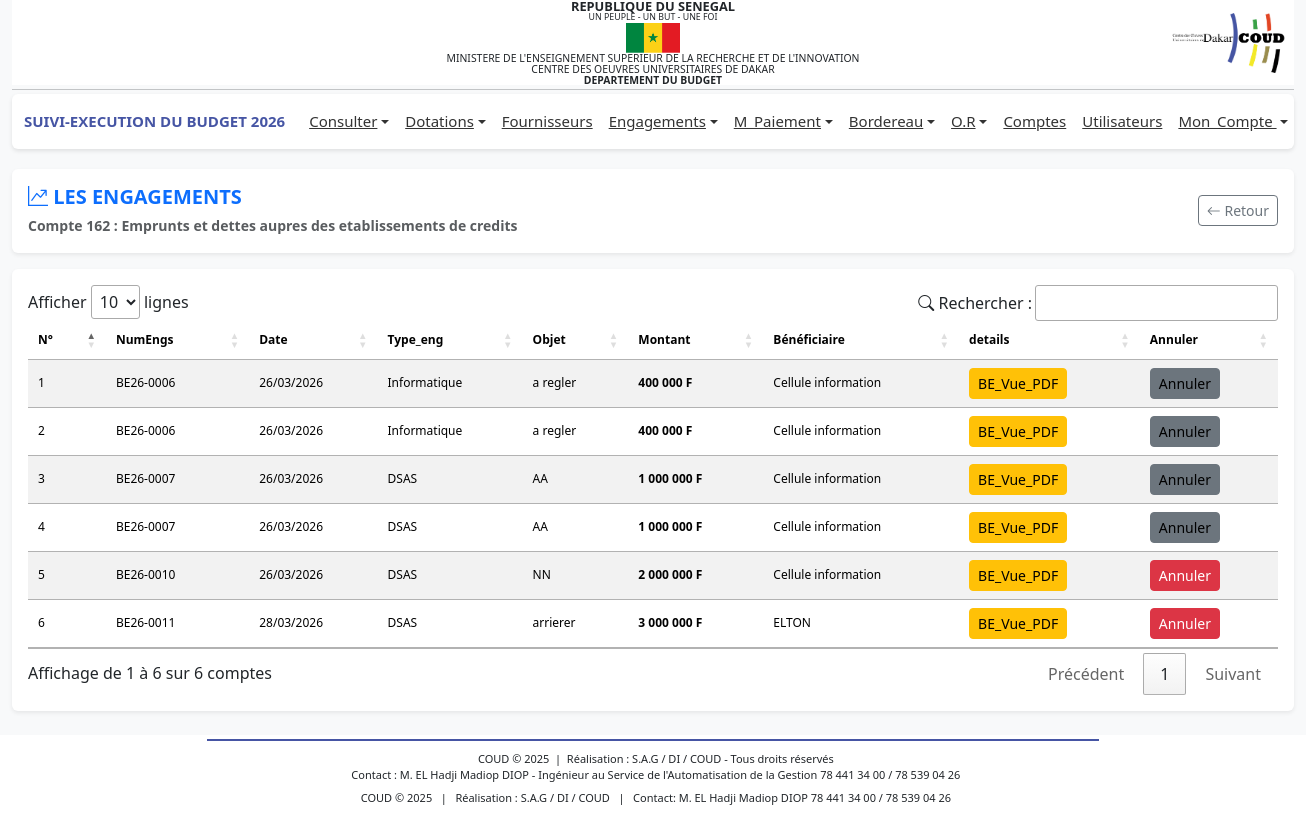
/profiles/engagements/liste_engsByCompte.php?numc=162 (signed in), run on the app's committed database.
### tables this page shows
CREATE TABLE IF NOT EXISTS `bud_compte` (
  `idCompte` int NOT NULL AUTO_INCREMENT,
  `numCompte` varchar(100) DEFAULT NULL,
  `code` varchar(50) DEFAULT NULL,
  `dateSys` datetime DEFAULT CURRENT_TIMESTAMP,
  `libelle` varchar(255) DEFAULT NULL,
  `idCp` int DEFAULT NULL,
  PRIMARY KEY (`idCompte`),
  UNIQUE KEY `numCompte` (`numCompte`),
  KEY `idCp` (`idCp`)
);

CREATE TABLE IF NOT EXISTS `bud_engagements` (
  `idEng` int NOT NULL AUTO_INCREMENT,
  `dateEng` date DEFAULT NULL,
  `type_eng` varchar(255) DEFAULT NULL,
  `objet` text,
  `bc` varchar(100) DEFAULT NULL,
  `montant` decimal(13,2) DEFAULT NULL,
  `dateSys` datetime DEFAULT CURRENT_TIMESTAMP,
  `idFourn` int DEFAULT NULL,
  `idCompte` int DEFAULT NULL,
  `idUser` int NOT NULL,
  PRIMARY KEY (`idEng`),
  KEY `idFourn` (`idFourn`),
  KEY `idCompte` (`idCompte`)
);

CREATE TABLE IF NOT EXISTS `bud_fournisseur` (
  `idFourn` int NOT NULL AUTO_INCREMENT,
  `numFourn` varchar(50) DEFAULT NULL,
  `adresse` varchar(100) DEFAULT NULL,
  `nom` varchar(100) DEFAULT NULL,
  `nature` varchar(100) DEFAULT NULL,
  `ninea` varchar(20) DEFAULT NULL,
  `rccm` varchar(50) DEFAULT NULL,
  `email` varchar(100) DEFAULT NULL,
  `observations` text,
  `dateSys` datetime DEFAULT CURRENT_TIMESTAMP,
  `contact` varchar(100) DEFAULT NULL,
  PRIMARY KEY (`idFourn`)
);

### includes/fonctions.php (called while the page is built, shortened)
<?php
function connexionBD()
{
    $connexion = mysqli_connect('localhost', 'root', '', 'budget_db_2024') or
        die('Serveur inaccessible. Merci de reessayer plus tard.');
    return $connexion;
}
$connexion = connexionBD();
function getCompteByNum($numCompte)
{
    global $connexion;
    $query = "SELECT numCompte, libelle, code FROM `bud_compte` WHERE numCompte='$numCompte'";
    $result = $connexion->query($query);
    if ($result->num_rows > 0) {
        return $result->fetch_assoc();
    } else {
        return null;
    }
}
function getEngsByCompte($numCompte)
{
    global $connexion;
    $anneeEnCours = $_SESSION['an'];
    $query = "
        SELECT
            c.numCompte,
            cp.numCp,
            op.numFact,
            cp.libelle AS libelleCp,
            c.libelle AS libelleC,
            eng.idEng,
            eng.dateEng,
            eng.type_eng,
            eng.objet,
            eng.montant,
            f.numFourn,
            f.nom,
            '$anneeEnCours' AS an
        FROM bud_engagements AS eng
        JOIN bud_compte AS c ON c.idCompte = eng.idCompte
        JOIN bud_comptep AS cp ON c.idCp = cp.idCp
        JOIN bud_fournisseur AS f ON f.idFourn = eng.idFourn
        LEFT JOIN bud_operations AS op ON op.idEng = eng.idEng
        WHERE c.numCompte = '$numCompte'
        AND EXISTS (
            SELECT 1 FROM bud_dotations d
            WHERE d.idCompte = c.idCompte AND d.an = '$anneeEnCours'
        )
    ";
    $result = $connexion->query($query);
    if ($result && $result->num_rows > 0) {
        return $result->fetch_all(MYSQLI_ASSOC);
    } else {
        return [];
    }
}
function isEngagementUsed($idEng)
{
    global $connexion;
    $query = 'SELECT 1 FROM bud_operations WHERE idEng = ?';
    $stmt = $connexion->prepare($query);
    $stmt->bind_param('i', $idEng);
    $stmt->execute();
    $stmt->store_result();
    return $stmt->num_rows > 0;
}
function formatNumEng($idEng)
{
    $an = $_SESSION['an'];
    $deuxDerniersChiffres = substr($an, -2);
    $idFormate = str_pad($idEng, 4, '0', STR_PAD_LEFT);
    return 'BE' . $deuxDerniersChiffres . '-' . $idFormate;
}
?>

### profiles/engagements/liste_engsByCompte.php (the view, shortened to what this page needs)
<?php include '../../includes/fonctions.php';
$numCompte = $_GET['numc'];
$data = getCompteByNum($numCompte);
$engs = getEngsByCompte($numCompte);
?>
<?php include '../../includes/header.php';?>
<link rel="stylesheet" href="https://cdn.datatables.net/1.13.6/css/jquery.dataTables.min.css">
<link rel="stylesheet" href="https://cdn.jsdelivr.net/npm/bootstrap-icons@1.11.3/font/bootstrap-icons.css">
<main class="container-fluid mt-3">
    <div class="card shadow-sm border-0 mb-3">
        <div class="card-body d-flex justify-content-between align-items-center">
            <div>
                <h5 class="fw-bold text-primary mb-1">
                    <i class="bi bi-graph-up-arrow"></i> LES ENGAGEMENTS
                </h5>
                <small class="text-muted"><strong>Compte <?= $data['numCompte']; ?> :
                        <?= $data['libelle']; ?></strong></small>
            </div>
            <div class="text-end">
                <a href="javascript:history.back()" class="btn btn-outline-secondary btn-sm">
                    <i class="bi bi-arrow-left"></i> Retour
                </a>
            </div>
        </div>
    </div>
    <div class="card shadow-sm border-0">
        <div class="card-body">
            <table id="tableComptes" class="table table-striped table-hover align-middle">
                <thead class="text-white" style="background-color: #4655a4;">
                    <tr>
                    <th>N°</th>
                    <th>NumEngs</th>
                    <th>Date</th>
                    <th>Type_eng</th>
                    <th>Objet</th>
                    <th>Montant</th>
                    <th>Bénéficiaire</th>
                    <th>details</th>
                    <th>Annuler</th>
                </tr>
            </thead>
            <tbody>
                <?php
                $n = 1;
                if (!empty($engs)) :
                    foreach ($engs as $eng) : ?>
                <tr>
                    <td><?= $n; ?></td>
                    <td>
                        <?= formatNumEng($eng['idEng']); ?>
                    </td>
                    <td><?= date('d/m/Y', strtotime($eng['dateEng'])); ?></td>
                    <td><?= $eng['type_eng']; ?></td>
                    <td><?= $eng['objet']; ?></td>
                    <td class="fw-bold"><?= number_format($eng['montant'], 0, ',', ' '); ?> F</td>
                    <td><?= $eng['nom']; ?></td>
                    <td>
                        <a class="btn btn-sm btn-warning" target="_blank" href="be_vue_pdf?id=<?= $eng['idEng'] ?>">BE_Vue_PDF</a>
                    </td>
                    <td>
                        <?php if (!isEngagementUsed($eng['idEng'])): ?>
                        <a class="btn btn-sm btn-danger" href="supprimer_engagement?id=<?= $eng['idEng'] ?>"
                            onclick="return confirm('Êtes-vous sûr de vouloir Annuler cet engagement ?')">Annuler</a>
                        <?php else: ?>
                        <span class="btn btn-sm btn-secondary" style="color: black; cursor: not-allowed;"
                            title="Engagement utilisé, Annulation désactivée">Annuler</span>
                        <?php endif; ?>
                    </td>
                </tr>
                <?php
                    $n++;
                    endforeach;
                ?>
                <?php endif; ?>
            </tbody>
         </table>
        </div>
    </div>
</main>
<?php include '../../includes/footer.php';?>

### includes/header.php (style rules this page uses)
body { font-family: 'Segoe UI', Tahoma, sans-serif; background-color: #f8f9fa; margin: 0; display: flex; flex-direction: column; min-height: 100vh; }
main { flex: 1; }

### profiles/engagements/liste_engsByCompte.php (style rules this page uses)
#tableComptes th, #tableComptes td { text-align: left !important; vertical-align: middle; font-size:12px !important; }

### data on the page
bud_compte: numCompte "162", libelle "Emprunts et dettes aupres des etablissements de credits"
bud_engagements: idEng "BE26-0006", dateEng "26/03/2026", type_eng "Informatique", objet "a regler", montant "400 000", idFourn.nom "Cellule information", shows "Annuler"
bud_engagements: idEng "BE26-0007", dateEng "26/03/2026", type_eng "DSAS", objet "AA", montant "1 000 000", idFourn.nom "Cellule information", shows "Annuler"
bud_engagements: idEng "BE26-0010", dateEng "26/03/2026", type_eng "DSAS", objet "NN", montant "2 000 000", idFourn.nom "Cellule information"
bud_engagements: idEng "BE26-0011", dateEng "28/03/2026", type_eng "DSAS", objet "arrierer", montant "3 000 000", idFourn.nom "ELTON"

### other printed values
$_SESSION['an'] "2026"
